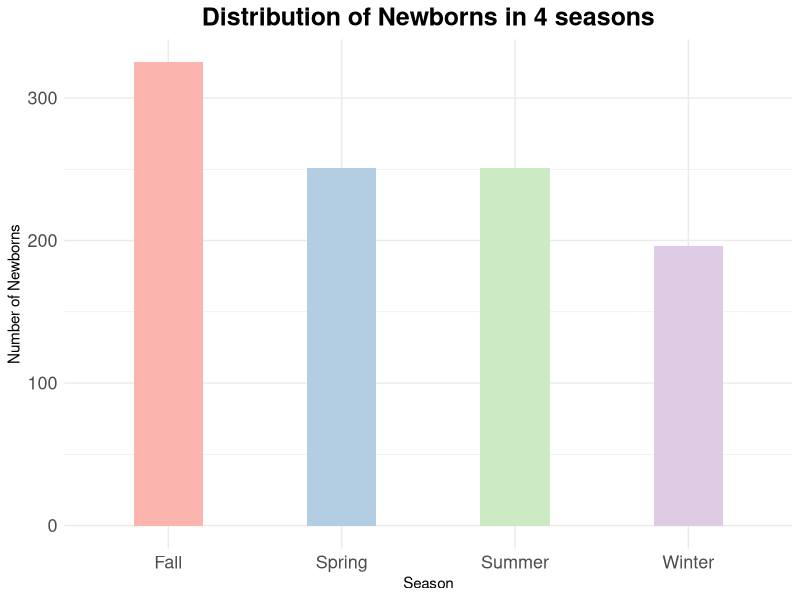
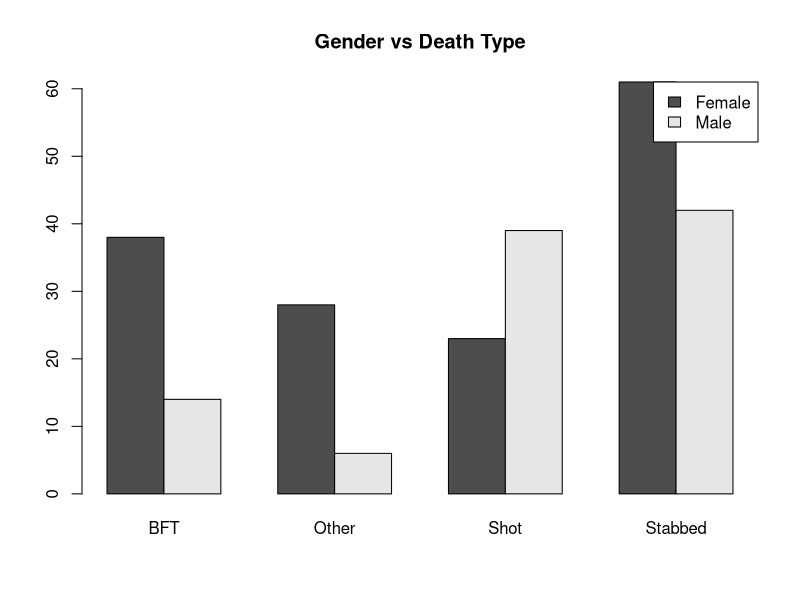
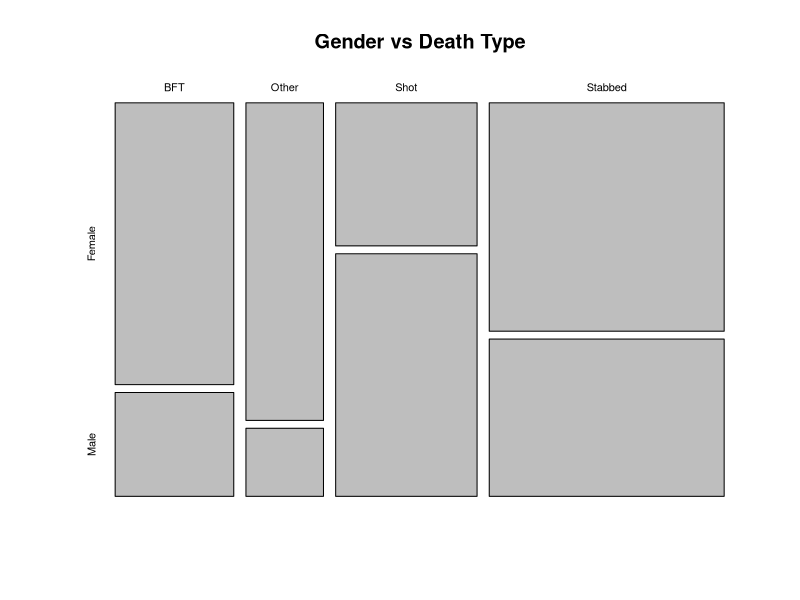

Here is the R script that generated these plots, in order:
## ---- chunk 1
knitr::opts_chunk$set(echo = TRUE)
## ---- chunk 2
library(ggplot2)
library(MASS)
born <- read.csv('born.csv', header = T)
nrow(born)
born.table = table(born$Season)
born.table
ggplot(born,aes(x=Season,fill=Season))+geom_bar(stat='count',width = 0.4)+
  ylab("Number of Newborns") + ggtitle("Distribution of Newborns in 4 seasons")+
  theme_minimal() + scale_fill_brewer(palette = 'Pastel1')+
  theme(axis.text=element_text(size=13),
          plot.title = element_text(size = 18, hjust=0.5, face = 'bold'),
          legend.position="none")
## ---- chunk 3
# Pearson's Chi-Square Test
the.test <- chisq.test(born.table,p = c(1/4,1/4,1/4,1/4),correct = FALSE)
the.test$statistic
the.test$p.value
## ---- chunk 4
## Wilson-Adjusted Bonferroni Corrected Confidence Intervals
alpha <- .05  ## at the 95% confidence level
g <- 4
n <- sum(born.table)
y1 <- born.table[1]
y2 <- born.table[2]
y3 <- born.table[3]
y4 <- born.table[4]

CI1 = prop.test(y1+2,n+4,conf.level = 1-alpha/(g),correct = FALSE)$conf.int
CI2 = prop.test(y2+2,n+4,conf.level = 1-alpha/(g),correct = FALSE)$conf.int
CI3 = prop.test(y3+2,n+4,conf.level = 1-alpha/(g),correct = FALSE)$conf.int
CI4 = prop.test(y4+2,n+4,conf.level = 1-alpha/(g),correct = FALSE)$conf.int

results = rbind(CI1,CI2,CI3,CI4)
colnames(results) = c("Lower","Upper")
rownames(results) = names(born.table)
results
## ---- chunk 5
horror = read.csv('horror.csv')
n_sum = nrow(horror)
table_data = table(horror)
y1 = table_data[1,1]
y2 = table_data[1,2]
y3 = table_data[1,3]
y4 = table_data[1,4]
n1 = sum(table_data[,1])
n2 = sum(table_data[,2])
n3 = sum(table_data[,3])
n4 = sum(table_data[,4])
barplot(table_data, beside = TRUE, main = 'Gender vs Death Type', legend.text = rownames(table_data), args.legend = list(x = 'topright')) 
## ---- chunk 6
table2 = table(horror$death, horror$gen)
mosaicplot(table2, main = 'Gender vs Death Type')
## ---- chunk 7
table_data
## ---- chunk 8
pearson.test = chisq.test(table_data, correct = FALSE)
test.stat = pearson.test$statistic
p.val = pearson.test$p.value
expt = pearson.test$expected
stdres = pearson.test$stdres
x_sqr = (pearson.test$observed - pearson.test$expected)^2/pearson.test$expected
## ---- chunk 9
expt
stdres
x_sqr
## ---- chunk 10
g = 6
alpha = 0.05
ci1 = prop.test(c(y1+1, y2+1), c(n1+2, n2+2), correct = FALSE, conf.level = 1 - alpha/g)$conf.int[1:2]
ci2 = prop.test(c(y1+1, y3+1), c(n1+2, n3+2), correct = FALSE, conf.level = 1 - alpha/g)$conf.int[1:2]
ci3 = prop.test(c(y1+1, y4+1), c(n1+2, n4+2), correct = FALSE, conf.level = 1 - alpha/g)$conf.int[1:2]
ci4 = prop.test(c(y2+1, y3+1), c(n2+2, n3+2), correct = FALSE, conf.level = 1 - alpha/g)$conf.int[1:2]
ci5 = prop.test(c(y2+1, y4+1), c(n2+2, n4+2), correct = FALSE, conf.level = 1 - alpha/g)$conf.int[1:2]
ci6 = prop.test(c(y3+1, y4+1), c(n3+2, n4+2), correct = FALSE, conf.level = 1 - alpha/g)$conf.int[1:2]
results = rbind(ci1, ci2, ci3, ci4, ci5, ci6)
colnames(results) = c('Lower','Upper')
rownames(results) = c('P(female|BFT)-P(female|Other)','P(female|BFT)-P(female|Shot)','P(female|BFT)-P(female|Stabbed)','P(female|Other)-P(female|Shot)','P(female|Other)-P(female|Stabbed)','P(female|Shot)-P(female|Stabbed)')
results
